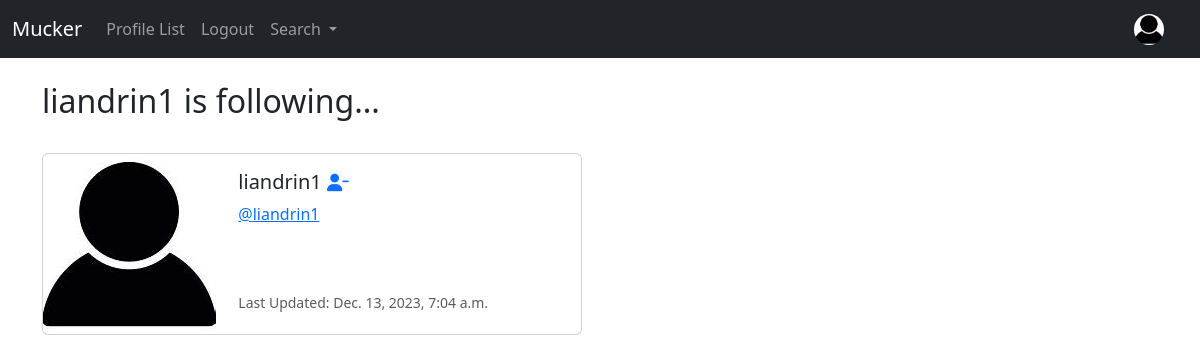
/profile/follows/15 (signed in), run on an earlier commit of the app's database.
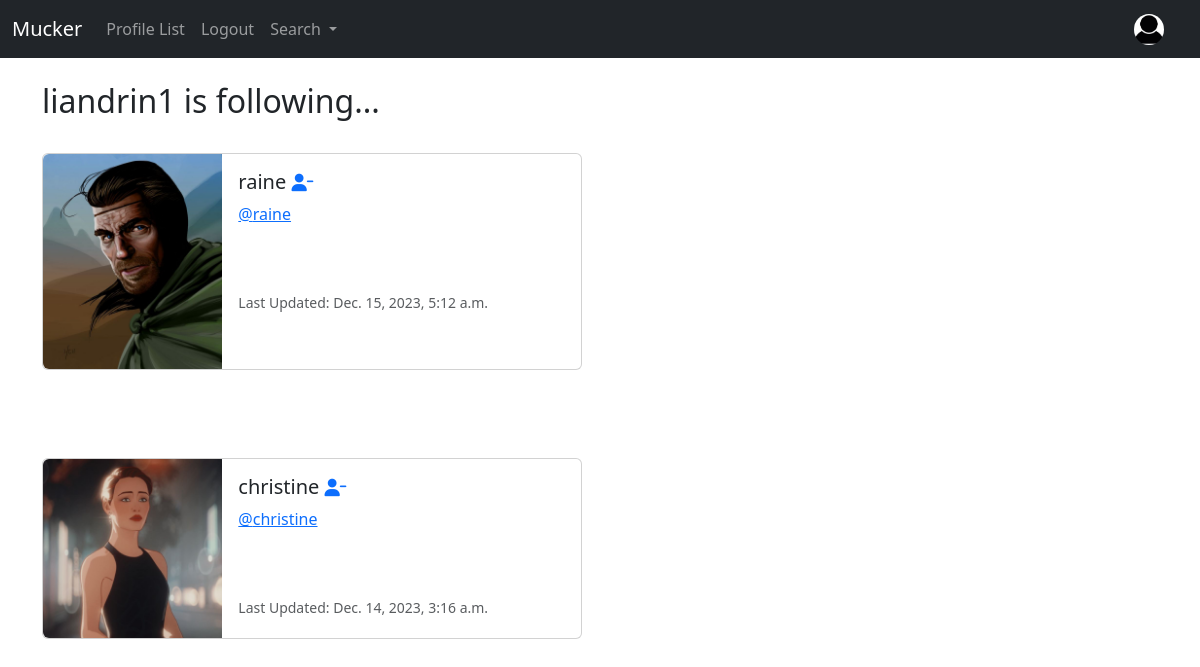
And on a later commit of the database.
### musker/models.py (models this page shows, shortened)
class Profile(models.Model):
	user = models.OneToOneField(User, on_delete=models.CASCADE)
	follows = models.ManyToManyField("self",
		related_name = "followed_by",
		symmetrical = False,
		blank = True)
	date_modifed = models.DateTimeField(User, auto_now = True)
	profile_image = models.ImageField(null=True, blank=True, upload_to="images/")
	profile_bio = models.CharField(null = True, blank=True, max_length=500)
	homepage_link = models.CharField(null = True, blank=True, max_length=100)
	facebook_link = models.CharField(null = True, blank=True, max_length=100)
	instagram_link = models.CharField(null = True, blank=True, max_length=100)
	linkedin_link = models.CharField(null = True, blank=True, max_length=100)

### musker/views.py (the view)
# urls.py: path('profile/follows/<int:pk>', views.follows, name= 'follows'),
def follows(request, pk):
	if request.user.is_authenticated:
		if request.user.id == pk:
			profiles = Profile.objects.get(user_id = pk)
			return render(request,'follows.html',{'profiles':profiles})
		else:
			messages.success(request,("This is not your profile page"))
			return redirect('home')
	else:
		messages.success(request,("You must be logged in to view this page."))
		return redirect('home')

### musker/templates/follows.html
{% extends 'base.html' %}
{% load static %}
{% block content%}
	<h2>{{ request.user.username}} is following...</h2><br/>
	{% if profiles %}
		{% for profile in profiles.follows.all %}
			<div class="card mb-3" style="max-width: 540px;">
			  <div class="row g-0">
			    <div class="col-md-4">
			    	{% if profile.profile_image %}
			    		<img src="{{ profile.profile_image.url }}" width="200"
			    		height="200" class="img-fluid rounded-start" alt="{{ profile.user.username }}">
			    	{% else %}
			      	<img src="{% static 'images/pp.jpg' %}" class="img-fluid rounded-start" alt="Profile Image">
			      {% endif %}
			    </div>
			    <div class="col-md-8">
			      <div class="card-body">
			        <h5 class="card-title">{{ profile.user.username }}
			        	{% if profile in profiles.follows.all %}
									 <a href="{% url 'unfollow' profile.user.id %}"><i class="fa fa-user-minus small"></i></a>
								{% else %}
									 <a href="{% url 'follow' profile.user.id %}"><i class="fa fa-user-plus small"></i></a>
								{% endif %}
			        </h5>
			        <p class="card-text">
			        	<a href="{% url 'profile' profile.user.id %}">@{{ profile.user.username | lower }}</a>
			        </p><br/><br/>
			        <p class="card-text"><small class="text-body-secondary">Last Updated: {{ profile.date_modifed }}</small></p>
			      </div>
			    </div>
			  	</div>
			</div>
			<br/>
			<br/><br/>
		{% endfor %}
	{% endif %}
{% endblock %}

What changed in the data, as far as the page shows it:
no longer on this page (row edited): Profile: user.username "liandrin1", date_modifed "Dec. 13, 2023, 7:04 a.m."
now on this page (row edited): Profile: profile_image (picture), user.username "raine", date_modifed "Dec. 15, 2023, 5:12 a.m."
now on this page (row unchanged): Profile: profile_image (picture), user.username "christine", date_modifed "Dec. 14, 2023, 3:16 a.m."
